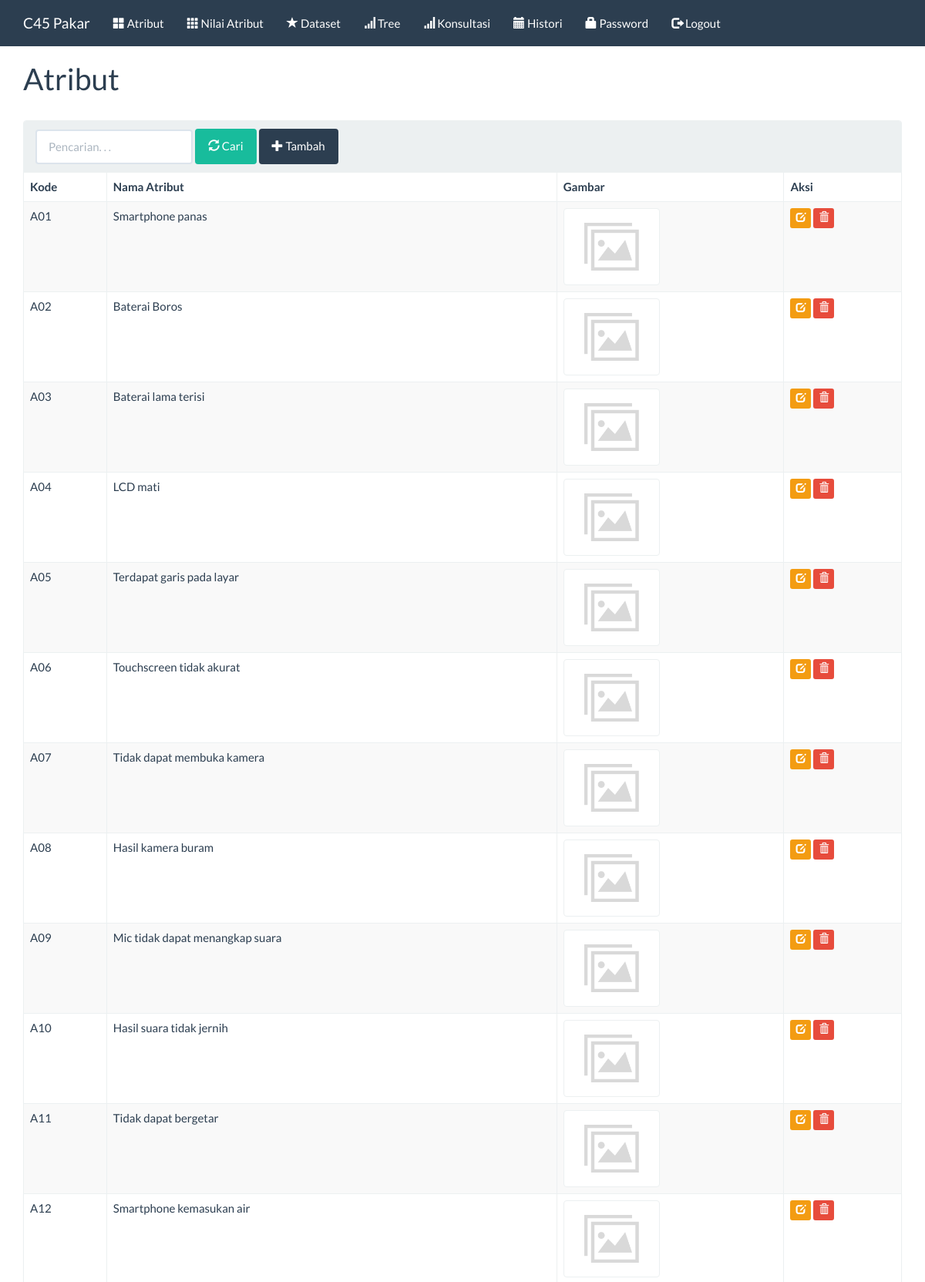
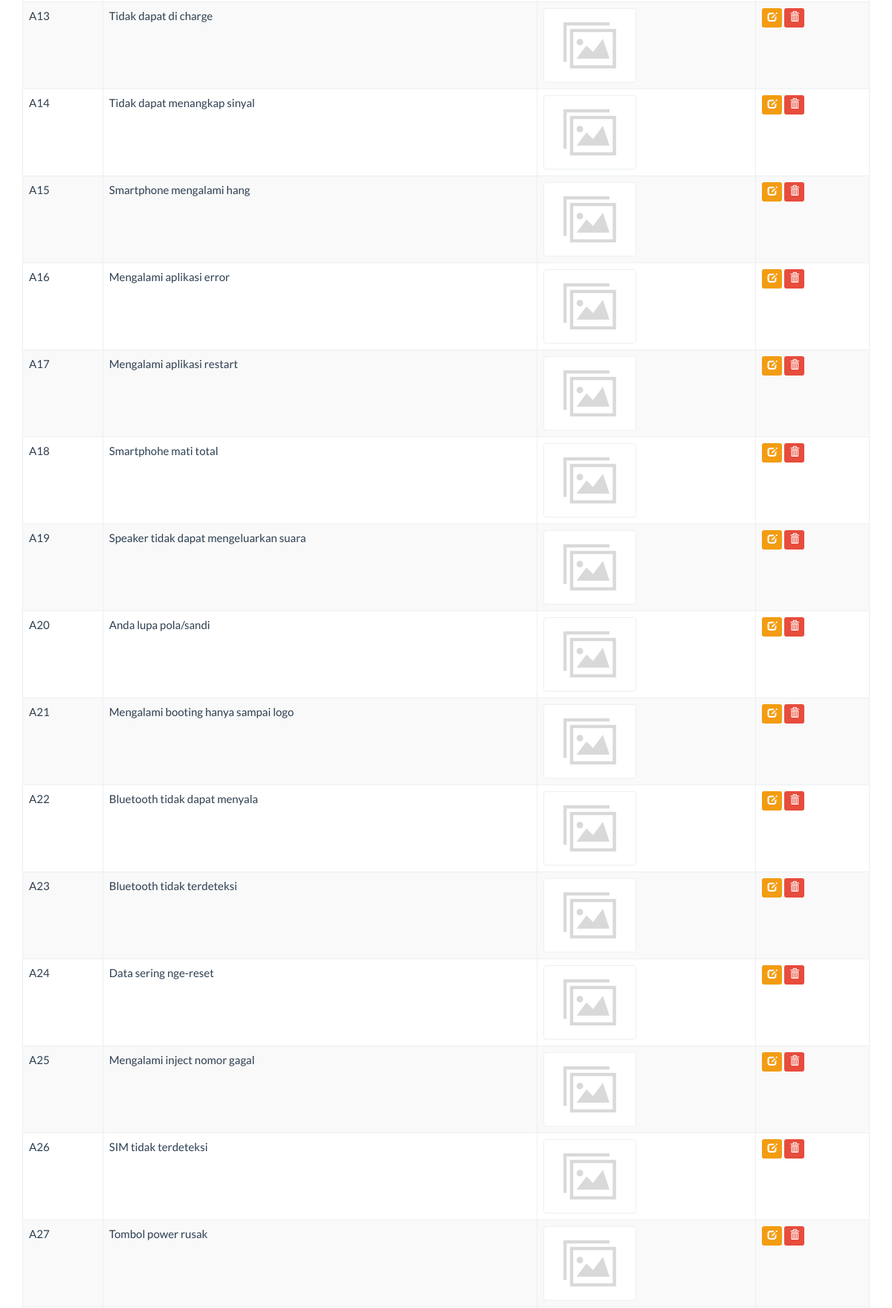
Screenshot of /index.php?m=atribut (signed in, upper part) with the database file from the repository (2 pictures, top to bottom).
### tables this page shows
CREATE TABLE `tb_atribut` (
  `id_atribut` varchar(16) NOT NULL,
  `nama_atribut` varchar(255) DEFAULT NULL,
  `gambar` varchar(255) DEFAULT NULL
);

### functions.php (called while the page is built, shortened)
<?php
include 'config.php';
include 'includes/db.php';
$db = new DB($config['server'], $config['username'], $config['password'], $config['database_name']);
function _get($key, $val = null)
{
    if (isset($_GET[$key]))
        return $_GET[$key];
    else
        return $val;
}
function get_image_url($filename, $pref_f = "", $pref_d = "")
{
    $location = "assets/images/{$pref_f}{$filename}";
    $file = ABSPATH . $location;
    if (is_file($file))
        return $pref_d . $location;
    else
        return $pref_d . "assets/images/no_image.png";
}

### config.php (called while the page is built)
<?php
$config["server"] = 'localhost';
$config["username"] = 'root';
$config["password"] = '';
$config["database_name"] = 'eaglewor_c45';

### includes/db.php (called while the page is built, shortened)
<?php
class DB
{
    var $conn = null;
    public function __construct($host, $username, $passwd, $dbname)
    {
        $this->conn = mysqli_connect($host, $username, $passwd, $dbname);
    }
    public function query($sql)
    {
        $query = mysqli_query($this->conn, $sql) or die('<pre>Error mysqli_query: ' . mysqli_error($this->conn) . '<br />' . $sql . '</pre>');
        return $query;
    }
    public function get_results($sql)
    {
        $query = $this->query($sql);
        $arr = array();
        while ($row = mysqli_fetch_object($query)) {
            $arr[] = $row;
        }
        return $arr;
    }
}

### atribut.php (the view, shortened to what this page needs)
<div class="page-header">
    <h1>Atribut</h1>
</div>
<div class="panel panel-default">
    <div class="panel-heading">
        <form class="form-inline">
            <div class="form-group">
                <input class="form-control" type="text" placeholder="Pencarian. . ." name="q" value="<?= _get('q') ?>" />
            </div>
            <div class="form-group">
                <button class="btn btn-success"><span class="glyphicon glyphicon-refresh"></span> Cari</button>
            </div>
            <div class="form-group">
                <a class="btn btn-primary" href="?m=atribut_tambah"><span class="glyphicon glyphicon-plus"></span> Tambah</a>
            </div>
        </form>
    </div>
    <div class="table-responsive">
        <table class="table table-bordered table-hover table-striped">
            <thead>
                <tr>
                    <th>Kode</th>
                    <th>Nama Atribut</th>
                    <th>Gambar</th>
                    <th>Aksi</th>
                </tr>
            </thead>
            <?php
            $q = esc_field(_get('q'));
            $rows = $db->get_results("SELECT * FROM tb_atribut WHERE nama_atribut LIKE '%$q%' ORDER BY id_atribut");
            foreach ($rows as $row) : ?>
                <tr>
                    <td><?= $row->id_atribut ?></td>
                    <td><?= $row->nama_atribut ?></td>
                    <td><img class="thumbnail" src="<?= get_image_url($row->gambar, 'atribut/small_') ?>" height="100" /></td>
                    <td>
                        <a class="btn btn-xs btn-warning" href="?m=atribut_ubah&ID=<?= $row->id_atribut ?>"><span class="glyphicon glyphicon-edit"></span></a>
                        <a class="btn btn-xs btn-danger" href="aksi.php?act=atribut_hapus&ID=<?= $row->id_atribut ?>" onclick="return confirm('Hapus data?')"><span class="glyphicon glyphicon-trash"></span></a>
                    </td>
                </tr>
            <?php endforeach; ?>
        </table>
    </div>
</div>

### assets/css/general.css (style rules this page uses)
html { position: relative; min-height: 100%; }
body { margin-bottom: 70px; }
.table .thumbnail { margin: 0; }
.page-header { margin-top: 0; padding-bottom: 0; }
.page-header h1 { margin-top: 0; }

### rows the page displays
tb_atribut: id_atribut "A01", nama_atribut "Smartphone panas"
tb_atribut: id_atribut "A02", nama_atribut "Baterai Boros"
tb_atribut: id_atribut "A03", nama_atribut "Baterai lama terisi"
tb_atribut: id_atribut "A04", nama_atribut "LCD mati"
tb_atribut: id_atribut "A05", nama_atribut "Terdapat garis pada layar"
tb_atribut: id_atribut "A06", nama_atribut "Touchscreen tidak akurat"
tb_atribut: id_atribut "A07", nama_atribut "Tidak dapat membuka kamera"
tb_atribut: id_atribut "A08", nama_atribut "Hasil kamera buram"
tb_atribut: id_atribut "A09", nama_atribut "Mic tidak dapat menangkap suara"
tb_atribut: id_atribut "A10", nama_atribut "Hasil suara tidak jernih"
tb_atribut: id_atribut "A11", nama_atribut "Tidak dapat bergetar"
tb_atribut: id_atribut "A12", nama_atribut "Smartphone kemasukan air"
tb_atribut: id_atribut "A13", nama_atribut "Tidak dapat di charge"
tb_atribut: id_atribut "A14", nama_atribut "Tidak dapat menangkap sinyal"
tb_atribut: id_atribut "A15", nama_atribut "Smartphone mengalami hang"
tb_atribut: id_atribut "A16", nama_atribut "Mengalami aplikasi error"
tb_atribut: id_atribut "A17", nama_atribut "Mengalami aplikasi restart"
tb_atribut: id_atribut "A18", nama_atribut "Smartphohe mati total"
tb_atribut: id_atribut "A19", nama_atribut "Speaker tidak dapat mengeluarkan suara"
tb_atribut: id_atribut "A20", nama_atribut "Anda lupa pola/sandi"
tb_atribut: id_atribut "A21", nama_atribut "Mengalami booting hanya sampai logo"
tb_atribut: id_atribut "A22", nama_atribut "Bluetooth tidak dapat menyala"
tb_atribut: id_atribut "A23", nama_atribut "Bluetooth tidak terdeteksi"
tb_atribut: id_atribut "A24", nama_atribut "Data sering nge-reset"
tb_atribut: id_atribut "A25", nama_atribut "Mengalami inject nomor gagal"
tb_atribut: id_atribut "A26", nama_atribut "SIM tidak terdeteksi"
tb_atribut: id_atribut "A27", nama_atribut "Tombol power rusak"
